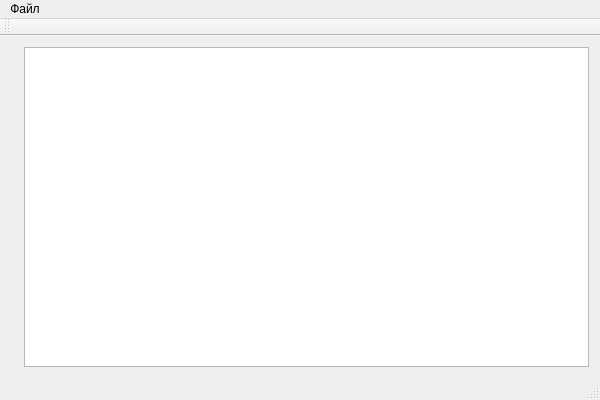
<?xml version="1.0" encoding="UTF-8"?>
<ui version="4.0">
 <class>VikasAssistantClass</class>
 <widget class="QMainWindow" name="VikasAssistantClass">
  <property name="geometry">
   <rect>
    <x>0</x>
    <y>0</y>
    <width>600</width>
    <height>400</height>
   </rect>
  </property>
  <property name="windowTitle">
   <string>VikasAssistant</string>
  </property>
  <widget class="QWidget" name="centralWidget">
   <layout class="QHBoxLayout" name="horizontalLayout">
    <item>
     <widget class="QLabel" name="label">
      <property name="text">
       <string/>
      </property>
     </widget>
    </item>
    <item>
     <widget class="QListWidget" name="listWidget">
      <property name="font">
       <font>
        <family>Vivaldi</family>
        <pointsize>14</pointsize>
        <italic>true</italic>
       </font>
      </property>
      <property name="alternatingRowColors">
       <bool>true</bool>
      </property>
      <property name="verticalScrollMode">
       <enum>QAbstractItemView::ScrollPerItem</enum>
      </property>
      <property name="movement">
       <enum>QListView::Static</enum>
      </property>
      <property name="uniformItemSizes">
       <bool>false</bool>
      </property>
      <property name="selectionRectVisible">
       <bool>true</bool>
      </property>
     </widget>
    </item>
   </layout>
  </widget>
  <widget class="QMenuBar" name="menuBar">
   <property name="geometry">
    <rect>
     <x>0</x>
     <y>0</y>
     <width>600</width>
     <height>21</height>
    </rect>
   </property>
   <widget class="QMenu" name="menu">
    <property name="title">
     <string>Файл</string>
    </property>
    <addaction name="openFileAction"/>
    <addaction name="closeAction"/>
   </widget>
   <addaction name="menu"/>
  </widget>
  <widget class="QToolBar" name="mainToolBar">
   <attribute name="toolBarArea">
    <enum>TopToolBarArea</enum>
   </attribute>
   <attribute name="toolBarBreak">
    <bool>false</bool>
   </attribute>
  </widget>
  <widget class="QStatusBar" name="statusBar"/>
  <action name="openFileAction">
   <property name="text">
    <string>Открыть...</string>
   </property>
  </action>
  <action name="closeAction">
   <property name="text">
    <string>Выйти</string>
   </property>
  </action>
 </widget>
 <layoutdefault spacing="6" margin="11"/>
 <resources>
  <include location="VikasAssistant.qrc"/>
 </resources>
 <connections/>
</ui>
